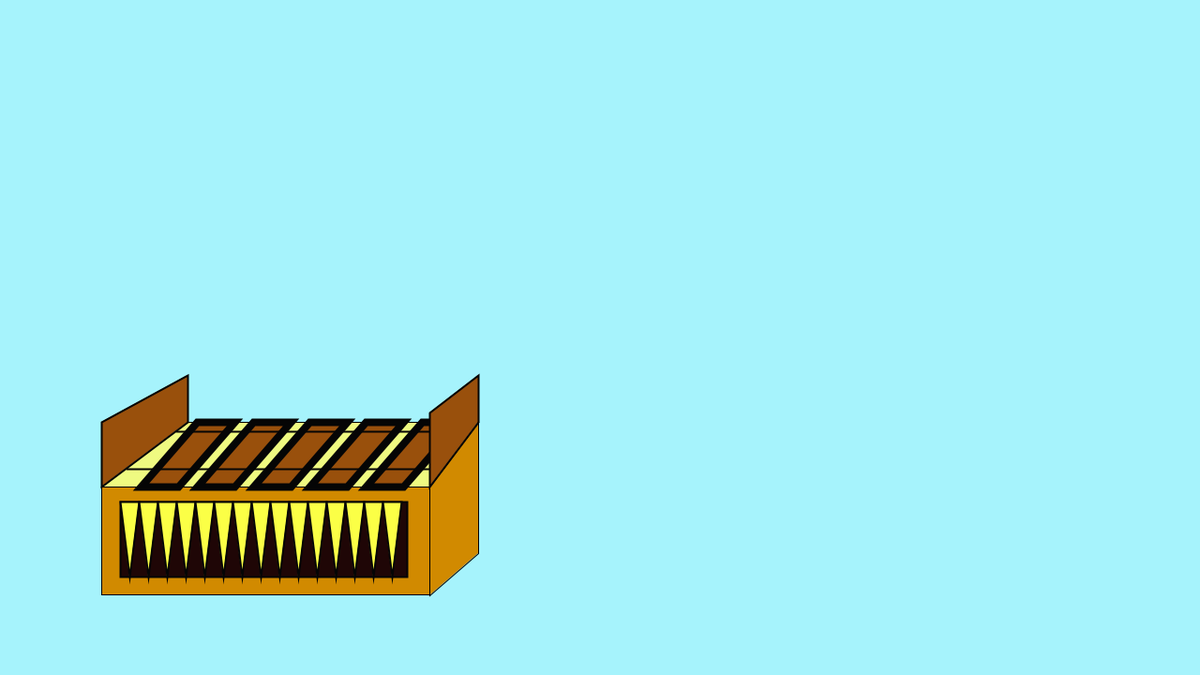
Frame 1 (no input)
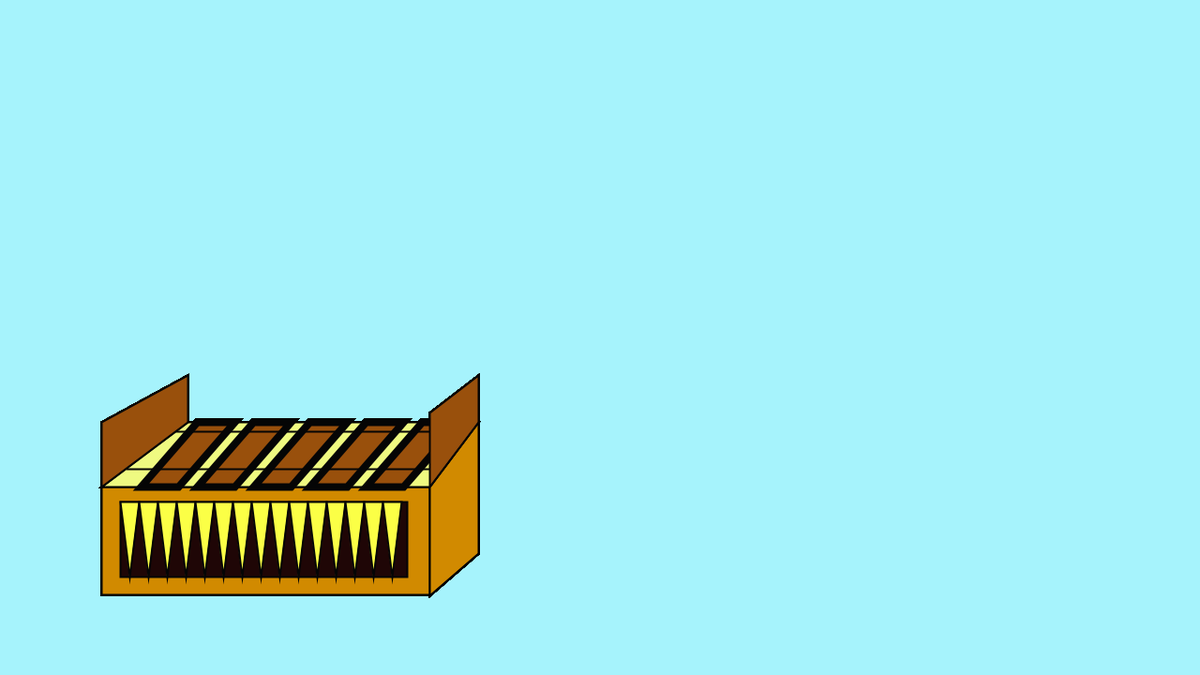
Frame 60 (the mouse pressed at the canvas centre just before this capture)
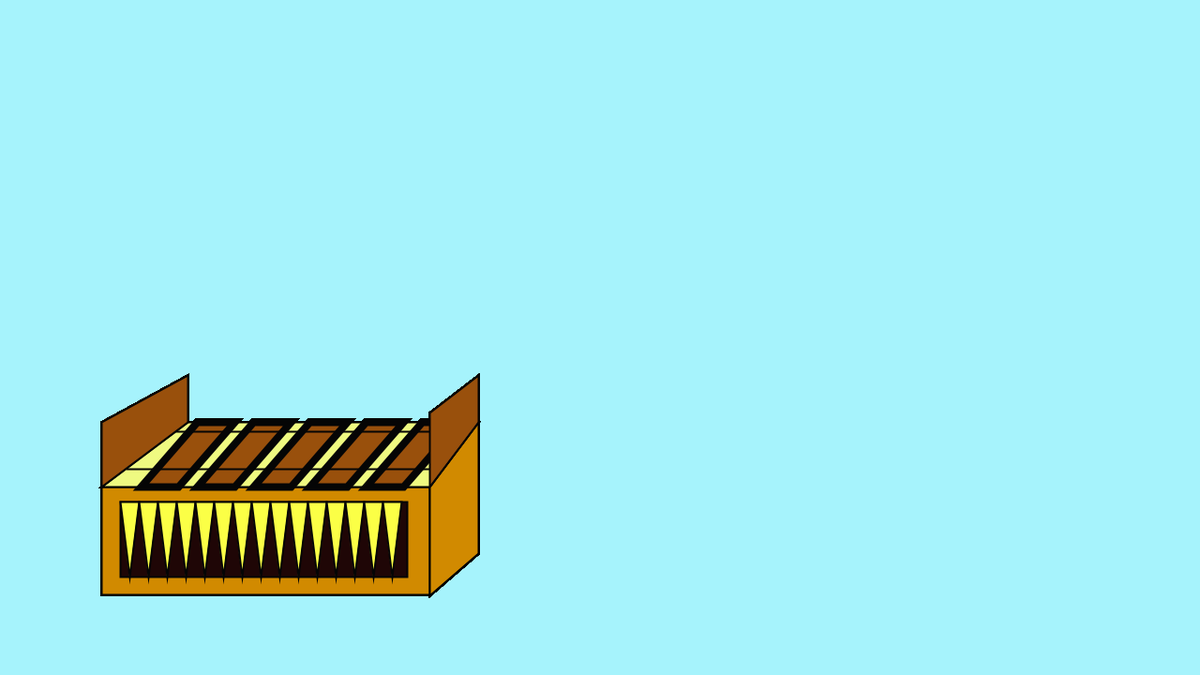
Frame 120 (the mouse held since frame 60 and released just before this capture)

The Processing sketch that drew these frames (run headless with seeded random() and noise(); from frame 60 on, the mouse is pressed at the canvas centre):

// Processing sketch: SceneGamelan
// ── SceneGamelan.pde
void setup(){
  size(1280,720);
  background(166,243,252);
}
void draw(){
  stroke(0);
  //badan gamelan
  fill(209,138,0);
  rect(108,519,350,115);
  
  //badan samping
  fill(209,138,0);
  beginShape(POLYGON);
  vertex(458,519);
  vertex(510,450);
  vertex(510,590);
  vertex(458,635);
  endShape(CLOSE);
  
  //tempat besi
  fill(239,250,129);
  beginShape(POLYGON);
  vertex(200,450);
  vertex(510,450);
  vertex(458,519);
  vertex(108,519);
  endShape(CLOSE);
  
  //besi batangan1
  fill(153,80,12);
  beginShape(POLYGON);
  vertex(210,450);
  vertex(250,450);
  vertex(190,519);
  vertex(150,519);
  endShape(CLOSE);
  
  //Bayangan batangan 
  fill(153,80,12);
  stroke(5);
  strokeWeight(8);
  color(#7d4f05);
  beginShape(POLYGON);
  vertex(210,450);
  vertex(250,450);
  vertex(190,519);
  vertex(150,519);
  endShape(CLOSE);
  
  //besi batangan2
  fill(153,80,12);
  beginShape(POLYGON);
  vertex(270,450);
  vertex(310,450);
  vertex(250,519);
  vertex(210,519);
  endShape(CLOSE);
  
  //besi batangan3
  fill(153,80,12);
  beginShape(POLYGON);
  vertex(330,450);
  vertex(370,450);
  vertex(310,519);
  vertex(270,519);
  endShape(CLOSE);
  
  //besi batangan4
  fill(153,80,12);
  beginShape(POLYGON);
  vertex(390,450);
  vertex(430,450);
  vertex(370,519);
  vertex(330,519);
  endShape(CLOSE);
  
  //besi batangan5
  fill(153,80,12);
  beginShape(POLYGON);
  vertex(450,450);
  vertex(490,450);
  vertex(430,519);
  vertex(390,519);
  endShape(CLOSE);
  
  //tali
  strokeWeight(2);
  line(188,460, 460, 460);
  line(135,500, 460, 500);
  
  //pegangan1
  fill(153,80,12);
  beginShape(POLYGON);
  vertex(108,450);
  vertex(200,400);
  vertex(200,450);
  vertex(108,519);
  endShape(CLOSE);  
  
  //pegangan2
  fill(153,80,12);
  beginShape(POLYGON);
  vertex(458,440);
  vertex(510,400);
  vertex(510,450);
  vertex(458,519);
  endShape(CLOSE);
  
  //hiasan1
  fill(31,6,6);
  rect(128,535,306,80);
  
  //hiasan2
  fill(251,255,70);
  beginShape(POLYGON);
  vertex(128,535);
  vertex(148,535);
  vertex(138,615);
  endShape(CLOSE);
  //hiasan2.1
  fill(251,255,70);
  beginShape(POLYGON);
  vertex(148,535);
  vertex(168,535);
  vertex(158,615);
  endShape(CLOSE);
  //hiasan2.2
  fill(251,255,70);
  beginShape(POLYGON);
  vertex(168,535);
  vertex(188,535);
  vertex(178,615);
  endShape(CLOSE);
  //hiasan2.3
  fill(251,255,70);
  beginShape(POLYGON);
  vertex(188,535);
  vertex(208,535);
  vertex(198,615);
  endShape(CLOSE);
  //hiasan2.4
  fill(251,255,70);
  beginShape(POLYGON);
  vertex(208,535);
  vertex(228,535);
  vertex(218,615);
  endShape(CLOSE);
  //hiasan2.5
  fill(251,255,70);
  beginShape(POLYGON);
  vertex(228,535);
  vertex(248,535);
  vertex(238,615);
  endShape(CLOSE);
  //hiasan2.6
  fill(251,255,70);
  beginShape(POLYGON);
  vertex(248,535);
  vertex(268,535);
  vertex(258,615);
  endShape(CLOSE);
  //hiasan2.7
  fill(251,255,70);
  beginShape(POLYGON);
  vertex(268,535);
  vertex(288,535);
  vertex(278,615);
  endShape(CLOSE);
  //hiasan2.8
  fill(251,255,70);
  beginShape(POLYGON);
  vertex(288,535);
  vertex(308,535);
  vertex(298,615);
  endShape(CLOSE);
  //hiasan2.9
  fill(251,255,70);
  beginShape(POLYGON);
  vertex(308,535);
  vertex(328,535);
  vertex(318,615);
  endShape(CLOSE);
  //hiasan2.10
  fill(251,255,70);
  beginShape(POLYGON);
  vertex(328,535);
  vertex(348,535);
  vertex(338,615);
  endShape(CLOSE);
  //hiasan2.11
  fill(251,255,70);
  beginShape(POLYGON);
  vertex(348,535);
  vertex(368,535);
  vertex(358,615);
  endShape(CLOSE);
  //hiasan2.12
  fill(251,255,70);
  beginShape(POLYGON);
  vertex(368,535);
  vertex(388,535);
  vertex(378,615);
  endShape(CLOSE);
  //hiasan2.13
  fill(251,255,70);
  beginShape(POLYGON);
  vertex(388,535);
  vertex(408,535);
  vertex(398,615);
  endShape(CLOSE);
  //hiasan2.14
  fill(251,255,70);
  beginShape(POLYGON);
  vertex(408,535);
  vertex(428,535);
  vertex(418,615);
  endShape(CLOSE);
  
  //pemukul
  
  
  //quad(10, 60, 60, 110, 60, 160, 10, 110);
  //quad(10, 60, 210, 60, 260, 110, 60, 110);
  //rect(60, 110, 200, 50);
}
